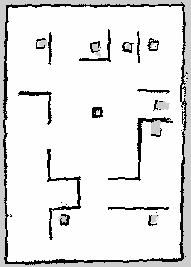
#> input picture workspace/tools/drive_avoid/real_map/maze_real_aligned.pgm, 191 x 267 px
$ python objects_from_slam.py maze_real_aligned.pgm
#> lines starting #> are read from the running program, lines starting #| are printed output that depends on the picture
"""발제 좌표로 맞춘 SLAM 지도에서: 벽만의 어긋남 (구역별) · 벽이 아닌 물체 (상자 · 받침대) 덩어리 위치 ↔ 지도 물체 (map_nav) 비교."""
import sys, math, numpy as np, yaml
from PIL import Image
from scipy import ndimage
mp = sys.argv[1]  # mission_planner/maps
def load(y):
#> called with y = './maze_real_aligned.yaml'
    m = yaml.safe_load(open(y)); img = np.array(Image.open(y.rsplit("/", 1)[0] + "/" + m["image"]))[::-1]; return m, img
#> after `img = np.array(Image.open(y.rsplit('/', 1)[0] + '/' + m['image']))[::-`:
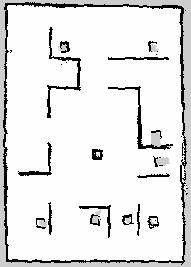
#> img: shape (267, 191); min 0, max 254, mean 229
_, s = load("./maze_real_aligned.yaml"); m, w = load(f"{mp}/map_amcl.yaml"); _, nv = load(f"{mp}/map_nav.yaml")
#> (the run stopped early here; a loop or call above may not have finished)
